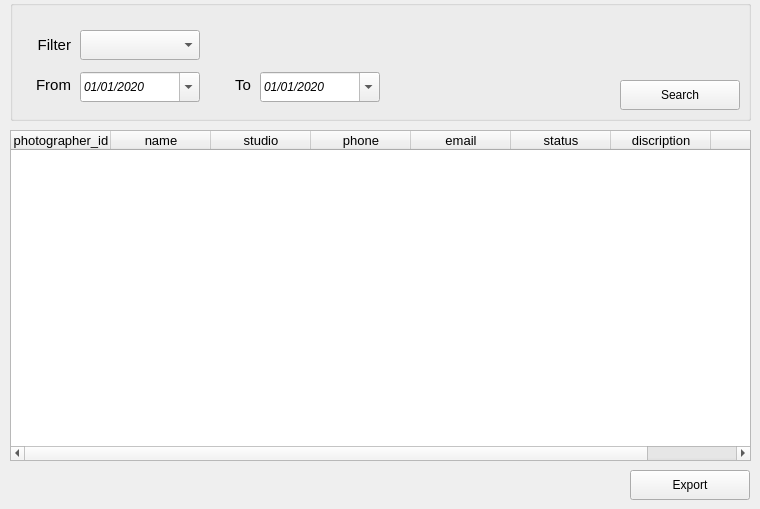
      <widget class="QWidget" name="tab_4">
       <attribute name="title">
        <string>photographers</string>
       </attribute>
       <widget class="QTableWidget" name="tableWidget_9">
        <property name="geometry">
         <rect>
          <x>10</x>
          <y>130</y>
          <width>741</width>
          <height>331</height>
         </rect>
        </property>
        <property name="font">
         <font>
          <family>Segoe UI</family>
          <pointsize>10</pointsize>
         </font>
        </property>
        <column>
         <property name="text">
          <string>photographer_id</string>
         </property>
        </column>
        <column>
         <property name="text">
          <string>name</string>
         </property>
        </column>
        <column>
         <property name="text">
          <string>studio</string>
         </property>
        </column>
        <column>
         <property name="text">
          <string>phone</string>
         </property>
        </column>
        <column>
         <property name="text">
          <string>email</string>
         </property>
        </column>
        <column>
         <property name="text">
          <string>status</string>
         </property>
        </column>
        <column>
         <property name="text">
          <string>discription</string>
         </property>
        </column>
        <column>
         <property name="text">
          <string/>
         </property>
        </column>
       </widget>
       <widget class="QGroupBox" name="groupBox_8">
        <property name="geometry">
         <rect>
          <x>10</x>
          <y>0</y>
          <width>741</width>
          <height>121</height>
         </rect>
        </property>
        <property name="title">
         <string/>
        </property>
        <widget class="QComboBox" name="comboBox_12">
         <property name="geometry">
          <rect>
           <x>70</x>
           <y>30</y>
           <width>120</width>
           <height>30</height>
          </rect>
         </property>
         <property name="font">
          <font>
           <family>Segoe UI</family>
          </font>
         </property>
        </widget>
        <widget class="QPushButton" name="pushButton_43">
         <property name="geometry">
          <rect>
           <x>610</x>
           <y>80</y>
           <width>120</width>
           <height>30</height>
          </rect>
         </property>
         <property name="font">
          <font>
           <family>Segoe UI</family>
          </font>
         </property>
         <property name="text">
          <string>Search</string>
         </property>
        </widget>
        <widget class="QDateEdit" name="dateEdit_14">
         <property name="geometry">
          <rect>
           <x>70</x>
           <y>72</y>
           <width>120</width>
           <height>30</height>
          </rect>
         </property>
         <property name="font">
          <font>
           <family>Segoe UI</family>
           <italic>true</italic>
          </font>
         </property>
         <property name="dateTime">
          <datetime>
           <hour>0</hour>
           <minute>0</minute>
           <second>0</second>
           <year>2020</year>
           <month>1</month>
           <day>1</day>
          </datetime>
         </property>
         <property name="displayFormat">
          <string>MM/dd/yyyy</string>
         </property>
         <property name="calendarPopup">
          <bool>true</bool>
         </property>
         <property name="timeSpec">
          <enum>Qt::TimeZone</enum>
         </property>
        </widget>
        <widget class="QLabel" name="label_85">
         <property name="geometry">
          <rect>
           <x>10</x>
           <y>30</y>
           <width>51</width>
           <height>30</height>
          </rect>
         </property>
         <property name="font">
          <font>
           <family>Segoe UI</family>
           <pointsize>11</pointsize>
          </font>
         </property>
         <property name="text">
          <string>Filter</string>
         </property>
         <property name="alignment">
          <set>Qt::AlignRight|Qt::AlignTrailing|Qt::AlignVCenter</set>
         </property>
        </widget>
        <widget class="QLabel" name="label_86">
         <property name="geometry">
          <rect>
           <x>20</x>
           <y>70</y>
           <width>41</width>
           <height>30</height>
          </rect>
         </property>
         <property name="font">
          <font>
           <family>Segoe UI</family>
           <pointsize>11</pointsize>
          </font>
         </property>
         <property name="text">
          <string>From</string>
         </property>
         <property name="alignment">
          <set>Qt::AlignRight|Qt::AlignTrailing|Qt::AlignVCenter</set>
         </property>
        </widget>
        <widget class="QDateEdit" name="dateEdit_15">
         <property name="geometry">
          <rect>
           <x>250</x>
           <y>72</y>
           <width>120</width>
           <height>30</height>
          </rect>
         </property>
         <property name="font">
          <font>
           <family>Segoe UI</family>
           <italic>true</italic>
          </font>
         </property>
         <property name="dateTime">
          <datetime>
           <hour>0</hour>
           <minute>0</minute>
           <second>0</second>
           <year>2020</year>
           <month>1</month>
           <day>1</day>
          </datetime>
         </property>
         <property name="displayFormat">
          <string>MM/dd/yyyy</string>
         </property>
         <property name="calendarPopup">
          <bool>true</bool>
         </property>
         <property name="timeSpec">
          <enum>Qt::TimeZone</enum>
         </property>
        </widget>
        <widget class="QLabel" name="label_87">
         <property name="geometry">
          <rect>
           <x>210</x>
           <y>70</y>
           <width>31</width>
           <height>30</height>
          </rect>
         </property>
         <property name="font">
          <font>
           <family>Segoe UI</family>
           <pointsize>11</pointsize>
          </font>
         </property>
         <property name="text">
          <string>To</string>
         </property>
         <property name="alignment">
          <set>Qt::AlignRight|Qt::AlignTrailing|Qt::AlignVCenter</set>
         </property>
        </widget>
       </widget>
       <widget class="QPushButton" name="pushButton_46">
        <property name="geometry">
         <rect>
          <x>630</x>
          <y>470</y>
          <width>120</width>
          <height>30</height>
         </rect>
        </property>
        <property name="font">
         <font>
          <family>Segoe UI</family>
         </font>
        </property>
        <property name="text">
         <string>Export</string>
        </property>
       </widget>
      </widget>
